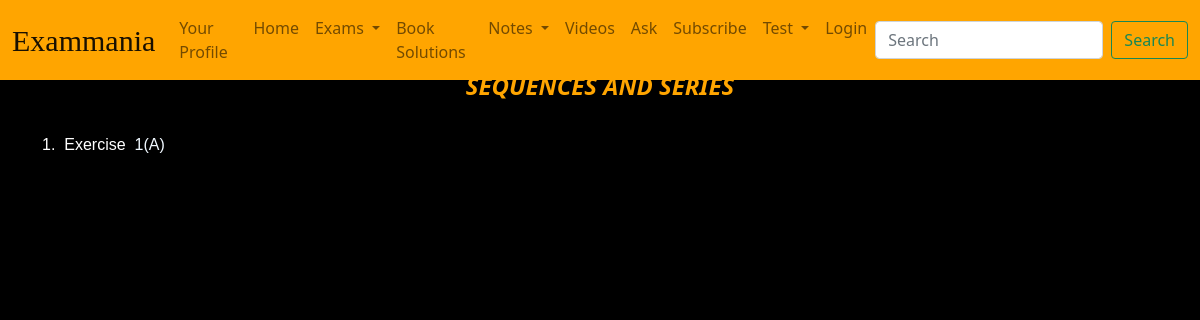
Page /home/exercise-list/A Text Book of Algebra/SEQUENCES AND SERIES/ on the earlier database version.
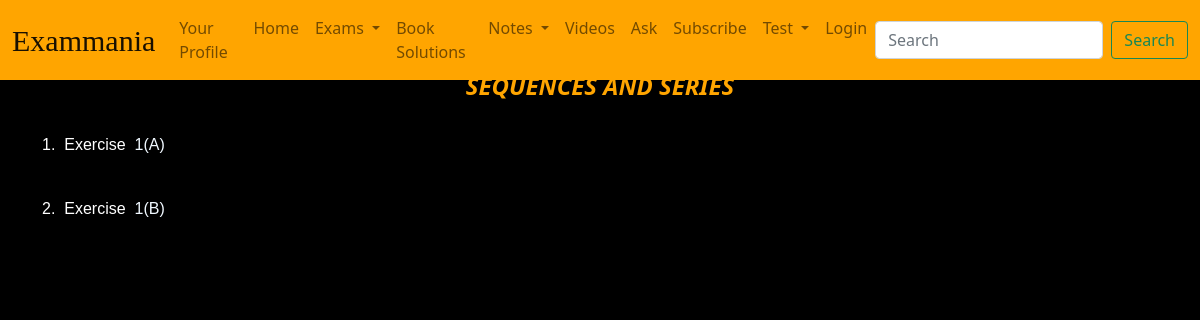
Same page on the later database version.
### main/models.py (models this page shows, shortened)
class Exercise(models.Model):
    name= models.CharField(max_length=250)
    questions= models.ManyToManyField(BookQuestion, related_name="Exercises", blank=True, through="ExerciseQuestionIntermidiate")
    chapter= models.ForeignKey(Chapter, related_name="exercises", on_delete=models.CASCADE)

### main/views.py (the view)
# urls.py: path("exercise-list/<str:book_name>/<str:chapter_name>/", views.exerciselist, name="exercise_list"),
def exerciselist(request, book_name, chapter_name):
  book=Book.objects.get(name=book_name)
  chapter = Chapter.objects.get(book__name=book_name, name=chapter_name)
  exercises = Exercise.objects.filter(chapter=chapter)
  dic={
    "Exercises": exercises,
    "Chapter": chapter,
    "Book":book,
    "no":0
  }
  print(book.name)
  print(chapter.name)
  return render(request, "main/exerciselist.html", dic)

### templates/main/exerciselist.html (shortened to what this page needs)
{% extends 'main/base.html' %}
{% load static %}
{% block extrahead %}
<link rel="stylesheet" href="{% static 'main/css/exerciselist.css' %}">
{% endblock %}
{% block body %}
<div class="container">
    <h1 id="heading">{{ Chapter.name }}</h1>
    {% for exercise in Exercises %}
    <p id="exercise_name">{{ forloop.counter }}.&nbsp;&nbsp;Exercise&nbsp;&nbsp;<a
            href="{% url 'main:exercise_solution' Book.name Chapter.name exercise.name 0 %}">{{ exercise.name }}</a>
    </p>
    {% endfor %}
</div>
{% endblock %}

Differences in the rows shown:
added Exercise: name "1(B)"
